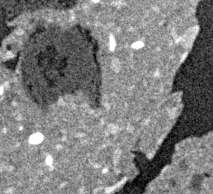
#> input picture exercises/data/08_soil_and_roots_8bit_2.png, 213 x 194 px
$ jupyter execute --allow-errors 09_STMC_Image_processing_filters_solution.ipynb   (shell and % lines are left out)
#> lines starting #> are read from the running program, lines starting #| are printed output that depends on the picture; after the words box and inside, x2 and y2 are one past the last pixel; in counts of white or black regions, pixels touching at a corner belong together
## Image processing - filters

By going through this jupyter notebook and filling in the blanks you will learn how to apply different image processing filters to an image.

The example code and solutions were created by **André Lopes Marinho** and **Berit Zeller-Plumhoff**.

You will require the following libraries. If loading any of them fails, please use ``pip install`` to install any missing libraries.

[cell 1]
# Importing libraries
import numpy as np
import math
import matplotlib.pyplot as plt
import imageio as iio
import skimage

---
### Loading relevant functions from the previous notebook

[cell 2]
def load_and_show_image(path):
    """
    Load and display an image from the given path.

    Args:
        path (str): The path to the image file, including the file extension.
                    Example: "images/example.tif"

    Returns:
        numpy.ndarray: The image data as a NumPy array.
    """
#> called with path = 'data/08_soil_and_roots_8bit_2.png'
    # Use imageio to read the image
    image = iio.imread(path)
#> image is the input picture: shape (194, 213); min 0, max 255, mean 125.1

    # Display the image in grayscale using matplotlib
    plt.imshow(image, cmap="gray")
    plt.show()  # Ensure the image is displayed

    # Print a success message
    print(f"The image from {path} was loaded successfully.")

    return image


# [21 lines left out: function get_signal_to_noise_ratio, not called in this run]


def get_contrast_to_noise_ratio(region_i, region_j):
    """Calculates Contrast-to-Noise Ratio (CNR) by the following expression:

                CNR = |mean(region_i) - mean(region_j)| / 0.5*[sqrt(stdev(region_i)^2 + stdev(region_j)^2)]

    Args:
        region_i(numpy.ndarray): Array slice defining region i
        region_bg(numpy.ndarray): Array slice defining region j
    Returns:
        double: CNR value
    """

    # calculate the numerator of the CNR
    a = abs(np.mean(region_i) - np.mean(region_j))
    # calculate the denominator of the CNR
    b = 0.5 * math.sqrt(np.std(region_i) ** 2 + np.std(region_j) ** 2)

    # compute and return the CNR
    CNR = a / b

    return CNR

---
### Load and display the image used for the exercise

Load and display image ``08_soil_and_roots_8bit_2.png`` using ``load_and_show_image()`` function you defined in the previous exercise.

---
_- solve the exercise beneath using markdown and/or code blocks -_

[cell 3]
# Ensure images display in the Jupyter notebook as static image, interactive widget or in a seperate window. [inline, widget, qt]

# load the image used for the exercise and show it
image_raw = load_and_show_image(path="data/08_soil_and_roots_8bit_2.png")

---
### Image filters - Mean filter

If the image quality that we have determined is insufficient, e.g. if the **CNR is particularly low**, we can apply **filters to improve the noise level** while maintaining the sharpness of the features we are interested in.
To do so, you will complete a function that defines a **mean filter** which is applied as a quadratic kernel template to the image. The function takes the original image and the filter kernel size as input and outputs the filtered image. You can move the template across the image in a scanning manner - in order to adjust for the edges correctly, you should apply a **zero padding at the image borders**.

---
_- solve the exercise beneath using markdown and/or code blocks -_

[cell 4]
def mean_filter(image, filter_size):
    """Applies a mean filter to the given image.

    Args:
        image (numpy.ndarray): The image to be filtered.
        filter_size (int): The size of the filter (kernel).
    Returns:
        numpy.ndarray: The filtered image.
    """

    # Create an empty list to temporarily store the image slices (not used later, so this isn't necessary)
    temp = []

    # Calculate the padding needed to extend the image edges
    padding = filter_size // 2

    # Create an empty image with the same dimensions as the input image
    img_final = np.zeros((image.shape))

    # Create an auxiliary image (img_aux) which is larger to accommodate the padding around the original image
    img_aux = np.zeros((image.shape[0] + padding * 2, image.shape[1] + padding * 2))

    # Copy the original image into the center of the auxiliary image
    img_aux[padding:-padding, padding:-padding] = image.copy()

    # Iterate over each pixel in the original image
    for i in range(image.shape[0]):
        for j in range(image.shape[1]):
            # Extract a region (sub-array) of the size of the filter from the auxiliary image
            temp = img_aux[i : i + filter_size, j : j + filter_size]

            # Calculate the mean of the selected region and store it in the final image
            img_final[i][j] = np.mean(temp)

    # Return the filtered image
    return img_final

To understand the above function, we split it into single steps.

[cell 5]
image = image_raw

# set the filter size parameter
filter_size = 4

# Calculate the padding needed to extend the image edges in all directions
padding = filter_size // 2
# Create an empty image with the same dimensions as the input image
img_final = np.zeros((image.shape))

Create the auxiliary larger image and plot against the original image:

[cell 6]
img_aux = np.zeros((image.shape[0] + padding * 2, image.shape[1] + padding * 2))

fig, (ax1, ax2) = plt.subplots(1, 2)
ax1.imshow(image_raw, cmap="gray")
ax2.imshow(img_aux, cmap="gray")

print(f"Raw image shape: {image_raw.shape}")
#| Raw image shape: (194, 213)
print(f"Auxiliary image shape: {img_aux.shape}")
#| Auxiliary image shape: (198, 217)

Copy the pixel from the raw image to the auxiliary image. Note the black frame in the right-hand picture.

[cell 7]
img_aux[padding:-padding, padding:-padding] = image.copy()

fig, (ax1, ax2) = plt.subplots(1, 2)
ax1.imshow(image_raw, cmap="gray")
ax2.imshow(img_aux, cmap="gray")

print(f"Raw image shape: {image_raw.shape}")
#| Raw image shape: (194, 213)
print(f"Auxiliary image shape: {img_aux.shape}")
#| Auxiliary image shape: (198, 217)

Select some ``i`` and ``j`` values to check what the loop does for each pixel.

[cell 8]
i = 100
j = 150
temp = img_aux[i : i + filter_size, j : j + filter_size]
#> temp = [[149, 141, 147, 152], [121, 116, 114, 128], [145, 116, 105, 112], [148, 121, 96, 111]]

fig, (ax1, ax2) = plt.subplots(1, 2)
ax1.imshow(image_raw, cmap="gray")
ax2.imshow(temp, cmap="gray")

print(f"Raw image shape: {image_raw.shape}")
#| Raw image shape: (194, 213)
print(f"Temp image shape: {temp.shape}")
#| Temp image shape: (4, 4)

Calculate the mean grey value of the selected region and store it in the final image at the desired pixel position `i` and `j`.

[cell 9]
img_final[i][j] = np.mean(temp)
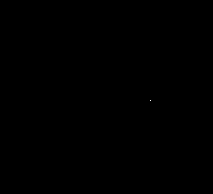
#> img_final: shape (194, 213) float64; values 0 (black) and 126.4 (white), 0% white in thin lines or dots, all inside (x1, y1, x2, y2) = (150, 100, 151, 101)

fig, (ax1, ax2) = plt.subplots(1, 2)
ax1.imshow(img_aux, cmap="gray")
ax2.imshow(img_final, cmap="gray")

print(f"Raw image shape: {img_aux.shape}")
#| Raw image shape: (198, 217)
print(f"Auxiliary image shape: {img_final.shape}")
#| Auxiliary image shape: (194, 213)

Apply the filter to the image ``08_soil_and_roots_8bit_2.png`` with **different kernel sizes** and plot both the original and the filtered image next to each other.

[cell 10]
# Mean filter
img_mean = mean_filter(image_raw, 5)
#> after the loop in mean_filter, `for i in range(image.shape[0]):`:
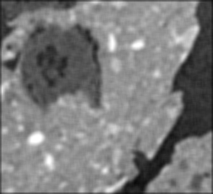
#> img_final: shape (194, 213) float64; min 9.76, max 255, mean 123.7

# Plot your results to compare each one
fig, (ax1, ax2) = plt.subplots(1, 2)
ax1.imshow(image_raw, cmap="gray")
ax2.imshow(img_mean, cmap="gray")
fig.tight_layout()

**Finally**, compute the **CNR** for the same regions your defined on the image in the last exercise.

[cell 11]
# Select different regions from the image and calculate SNR and CNR values

# Regions from last exercise
air2 = img_mean[75:100, 185:210]
soil2 = img_mean[75:100, 110:135]
root2 = img_mean[55:75, 70:90]
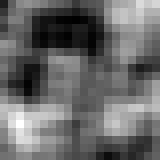
#> root2: shape (20, 20) float64 (shown 8 times larger); min 76.04, max 97, mean 84.7; drawn with min black and max white

# Visualizing them on the image

img_aux = img_mean.copy()

row_air, col_air = skimage.draw.rectangle_perimeter(start=(75, 185), end=(100, 210))
row_soil, col_soil = skimage.draw.rectangle_perimeter(start=(75, 110), end=(100, 135))
row_root, col_root = skimage.draw.rectangle_perimeter(start=(55, 70), end=(75, 90))

# For better vizualization

fig, ax = plt.subplots()
ax.imshow(img_aux, cmap="gray")
ax.plot(col_air, row_air, "-r")
ax.plot(col_soil, row_soil, "-g")
ax.plot(col_root, row_root, "-b")

# Calculate CNR

# CNR - Soil and Root
CNR1_mean = get_contrast_to_noise_ratio(soil2, root2)
#> in get_contrast_to_noise_ratio, `a = abs(np.mean(region_i) - np.mean(region_j))`: a = 64.25
#> in get_contrast_to_noise_ratio, `b = 0.5 * math.sqrt(np.std(region_i) ** 2 + np.std(region_j) ** 2)`: b = 4.34
#> in get_contrast_to_noise_ratio, `CNR = a / b`: CNR = 14.82
#> CNR1_mean = 14.82
print("CNR soil vs. root after filtering: ", np.round(CNR1_mean, 2))
#| CNR soil vs. root after filtering:  14.82

# CNR - Soil and Air
CNR2_mean = get_contrast_to_noise_ratio(soil2, air2)
#> CNR2_mean = 21.8
print("CNR soil vs. air after filtering: ", np.round(CNR2_mean, 2))
#| CNR soil vs. air after filtering:  21.8

# CNR - Air and Root
CNR3_mean = get_contrast_to_noise_ratio(air2, root2)
#> CNR3_mean = 10.11
print("CNR air vs. root after filtering: ", np.round(CNR3_mean, 2))
#| CNR air vs. root after filtering:  10.11
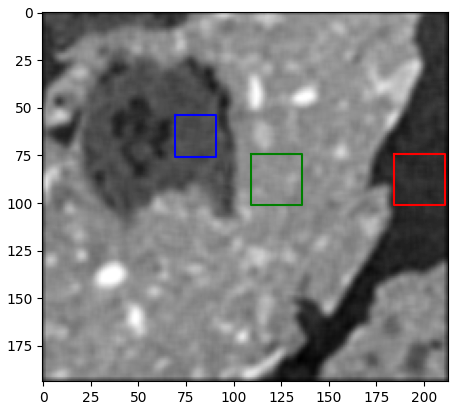
#> figure drawn by matplotlib, 1 panel

**Comment:**
As the **CNR** has increased by a factor of approx. 2 for all region comparisons, we can assume that the **mean filter** with **kernel size 3** has reduced the noise in the image by the same factor.

---
### Image filters - Median filter

**In addition** to the mean filter, we are interested in using a **median filter**. Write a function that will apply the respective filter and output the filtered image, given a certain input image and kernel size.

---
_- solve the exercise beneath using markdown and/or code blocks -_

[cell 12]
def median_filter(image, filter_size):
    """Applies median filter in a given image.

    Args:
        image(numpy.ndarray): Image to be filtered
        filter_size(int): Size of kernel
    Returns:
        numpy.ndarray: Filtered image
    """
#> called with filter_size = 3

    temp = []
    padding = filter_size // 2
    img_final = np.zeros((image.shape))

    img_aux = np.zeros((image.shape[0] + padding * 2, image.shape[1] + padding * 2))
    img_aux[padding:-padding, padding:-padding] = image.copy()
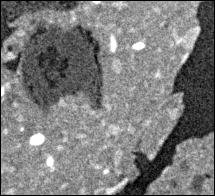
#> img_aux: shape (196, 215) float64; min 0, max 255, mean 122.7

    for i in range(image.shape[0]):
        for j in range(image.shape[1]):
            temp = img_aux[i : i + filter_size, j : j + filter_size]
            img_final[i][j] = np.median(temp)
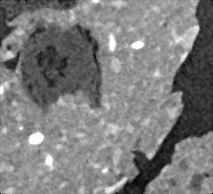
#> img_final: shape (194, 213) float64; min 0, max 255, mean 124.8

    return img_final

Apply the filter to ``08_soil_and_roots_8bit_2.png`` using different filter parameters.

[cell 13]
# median filter
image_median = median_filter(image_raw, 3)

# Plot your results to compare each one
fig, (ax1, ax2) = plt.subplots(1, 2)
ax1.imshow(image_raw, cmap="gray")
ax2.imshow(image_median, cmap="gray")
fig.tight_layout()

**Comment:**
The images indicate that **larger kernel sizes overall lead to a stronger smoothing of the image**. The kernel sizes are set higher than they would often be set to emphasize the point. It is visible that the median filter maintains edges well while smoothing, if we consider in particular kernel size 10 and compare to mean filter, which lead to higher blurring.

---
### Image filters - Gaussian filter

We also like to apply a **Gaussian filter**. Write a function that will apply the respective filter and output the filtered image, given a certain input image and standard deviation $\sigma$.

---
_- solve the exercise beneath using markdown and/or code blocks -_

[cell 14]
# [39 lines left out: function gaussian_filter, not called in this run]

Apply the filter to ``08_soil_and_roots_8bit_2.png`` using different filter parameters.

#> (a cell that did not finish here is left out)

**Comment:**
Like in the mean filter, the Gaussian filter lead to higher blurring compared to the median filter. The influence of the value of sigma appears low.

---
### Image Filters - Fourier filter

**In addition** to the above filters, applying a **Fourier filter**, e.g. either a **high-, low- or a bandpass** filter can be very useful in order to highlight edges or smoothen the image. In the following, you should write three functions that will apply the different kinds of Fourier filters given an input image and the filter parameters.
Start by loading and displaying ``08_soil_and_roots_8bit_2.png`` - we will be working with this image in the following.

---
_- solve the exercise beneath using markdown and/or code blocks -_

We will begin by applying a highpass filter - you will be required to use the image and the filter size as input to your function. Apply the **2D Fourier transform** from ``numpy`` to your image and shift the resulting spectrum to the center of the image. You should then create a circular mask based on the filter size that sets all low frequencies, i.e. those in the center of the Fourier spectrum, to zero. Then perform the inverse Fourier operations (shifting the spectrum back first).

Plot the **original image**, the **magnitude spectrum**, the **highpass filter mask** and the **image after filtering** next to each other.

#### High Pass Filter

[cell 16]
def fft_highpass_filter(image, filter_size):
    """Applies highpass Fourier filter to a given image.

    Args:
        image(numpy.ndarray): Image to be filtered
        filter_size(numpy.ndarray): Number of frequency-equivalent pixels to remove

    Returns:
        numpy.ndarray: Filtered image
    """
#> called with filter_size = 4

    # use the numpy 2D Fourier function to transform the input image
    f = np.fft.fft2(image)

    # shift the spectrmu to the center
    fshift = np.fft.fftshift(f)
    magnitude_spectrum = 20 * np.log(np.abs(fshift))
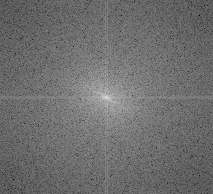
#> magnitude_spectrum: shape (194, 213) float64; min 31.72, max 309.2, mean 151.8; drawn with min black and max white

    # draw a cylindrical mask using the filter size to filter out the low frequencies
    crow = fshift.shape[0] // 2
#> crow = 97
    ccol = fshift.shape[1] // 2
#> ccol = 106
    rr, cc = skimage.draw.disk(
        center=(crow, ccol), radius=filter_size, shape=fshift.shape[0:2]
    )
#> rr = 45 values from 94 to 100
    filter_img = np.ones((fshift.shape[0], fshift.shape[1]))
    filter_img[rr, cc] = 0
    fshift = fshift * filter_img

    # perform the inverse transform
    f_ishift = np.fft.ifftshift(fshift)
    img_back = np.fft.ifft2(f_ishift)
    img_back = np.abs(img_back)
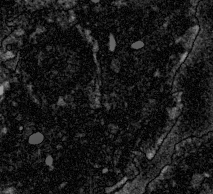
#> img_back: shape (194, 213) float64; min 0.000419, max 160.8, mean 26

    # Plot the original image, the magnitude spectrum, the highpass filter mask
    # and the image after filtering next to each other.
    plt.subplot(141), plt.imshow(image, cmap="gray")
    plt.title("Input image"), plt.xticks([]), plt.yticks([])
    plt.subplot(142), plt.imshow(magnitude_spectrum, cmap="gray")
    plt.title("Magnitude spectrum"), plt.xticks([]), plt.yticks([])
    plt.subplot(143), plt.imshow(filter_img, cmap="gray")
    plt.title("Highpass filter"), plt.xticks([]), plt.yticks([])
    plt.subplot(144), plt.imshow(img_back, cmap="gray")
    plt.title("Image after HPF"), plt.xticks([]), plt.yticks([])
    plt.tight_layout()
    plt.show()

    return img_back

Now use the function you have just defined on the image of the soil and root **with different input filter sizes** and comment on how the filter influences the image.

[cell 17]
image_hpf = fft_highpass_filter(image_raw, 4)

**Comment:**
The highpass filter as implemented by us deletes the low spatial frequencies, which are long stretches of similar greyscale. Therefore, when setting a small filter size (5), we are left in particular with near-edge features and the smaller rocks within the soil. When setting a larger filter size (50) we are left with only the very high frequencies, and therefore the image noise. Thus, we could use a high-pass filter to localise the image noise and subtract if from the image.

#### Low Pass Filter

Next, define a function for a **low-pass Fourier filter**. Do the same as above, but maintain the low frequencies this time.

[cell 18]
def fft_lowpass_filter(image, filter_size):
    """Applies lowpass Fourier filter to a given image.

    Args:
        image(numpy.ndarray): Image to be filtered
        filter_size(numpy.ndarray): Number of frequency-equivalent pixels to remove

    Returns:
        numpy.ndarray: Filtered image
    """
#> called with filter_size = 10
    f = np.fft.fft2(image)
    fshift = np.fft.fftshift(f)
    magnitude_spectrum = 20 * np.log(np.abs(fshift))

    crow = fshift.shape[0] // 2
#> crow = 97
    ccol = fshift.shape[1] // 2
#> ccol = 106
    rr, cc = skimage.draw.disk(
        center=(crow, ccol), radius=filter_size, shape=fshift.shape[0:2]
    )
#> rr = 305 values from 88 to 106
    filter_img = np.zeros((f.shape[0], f.shape[1]))
    filter_img[rr, cc] = 1
    fshift = fshift * filter_img
    f_ishift = np.fft.ifftshift(fshift)
    img_back = np.fft.ifft2(f_ishift)
    img_back = np.abs(img_back)

    plt.subplot(141), plt.imshow(image, cmap="gray")
    plt.title("Input image"), plt.xticks([]), plt.yticks([])
    plt.subplot(142), plt.imshow(magnitude_spectrum, cmap="gray")
    plt.title("Magnitude spectrum"), plt.xticks([]), plt.yticks([])
    plt.subplot(143), plt.imshow(filter_img, cmap="gray")
    plt.title("Lowpass filter"), plt.xticks([]), plt.yticks([])
    plt.subplot(144), plt.imshow(img_back, cmap="gray")
    plt.title("Image after LPF"), plt.xticks([]), plt.yticks([])
    plt.tight_layout()
    plt.show()

    return img_back

Apply the **low-pass filter** to the image of the soil and root for different input filter sizes and comment on how the image is changed.

[cell 19]
image_lpf = fft_lowpass_filter(image_raw, 10)

**Comment:**
The lowpass filter leaves the image features that contain similar greyscales and appears to lead to a blurring of the image. For low filter size values (2) we are left with only vague features in our sample, slightly higher values (5) define these features more clearly and for very high numbers (50) the image after filtering appears similar to the original as only regions of high noise have been removed.

#### Band Pass Filter

Finally, define a **Fourier bandpass filter** which takes two filter sizes as input for low- and high-frequency thresholds, respectively.

[cell 20]
def fft_bandpass_filter(image, filter_size1, filter_size2):
    """Applies bandpass fourier filter to a given image.

    Args:
        image(numpy.ndarray): Image to be filtered
        filter_size1(numpy.ndarray): Number of frequency-equivalent pixels to remove fp

    Returns:
        numpy.ndarray: Filtered image
    """
#> called with filter_size1 = 10, filter_size2 = 20
    f = np.fft.fft2(image)
    fshift = np.fft.fftshift(f)
    magnitude_spectrum = 20 * np.log(np.abs(fshift))

    crow = fshift.shape[0] // 2
#> crow = 97
    ccol = fshift.shape[1] // 2
#> ccol = 106
    rr, cc = skimage.draw.disk(
        center=(crow, ccol), radius=filter_size2, shape=fshift.shape[0:2]
    )
#> rr = 1245 values from 78 to 116
    filter_img = np.zeros((f.shape[0], f.shape[1]))
    filter_img[rr, cc] = 1
    rr, cc = skimage.draw.disk(
        center=(crow, ccol), radius=filter_size1, shape=fshift.shape[0:2]
    )
    filter_img[rr, cc] = 0
    fshift = fshift * filter_img
    fshift = fshift * filter_img
    f_ishift = np.fft.ifftshift(fshift)
    img_back = np.fft.ifft2(f_ishift)
    img_back = np.abs(img_back)
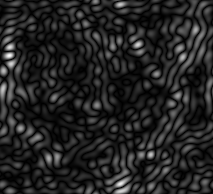
#> img_back: shape (194, 213) float64; min 0.00022, max 94.21, mean 13; drawn with min black and max white

    plt.subplot(141), plt.imshow(image, cmap="gray")
    plt.title("Input image"), plt.xticks([]), plt.yticks([])
    plt.subplot(142), plt.imshow(magnitude_spectrum, cmap="gray")
    plt.title("Magnitude spectrum"), plt.xticks([]), plt.yticks([])
    plt.subplot(143), plt.imshow(filter_img, cmap="gray")
    plt.title("Bandpass filter"), plt.xticks([]), plt.yticks([])
    plt.subplot(144), plt.imshow(img_back, cmap="gray")
    plt.title("Image after BPF"), plt.xticks([]), plt.yticks([])
    plt.tight_layout()
    plt.show()
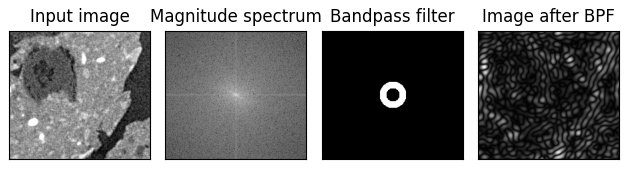
#> figure drawn by matplotlib, 4 panels

    return img_back
